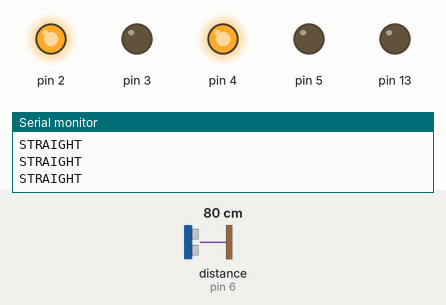
Simulated run of this sketch. Board: Arduino Uno, built with avr-gcc and run on an emulated ATmega328P. Parts: output pins drawn as LEDs (lit = HIGH), the last lines printed to the serial monitor. Wiring (inferred from the names in the program): ultrasonic range finder: trigger pin 7; echo pin 6. The test bench sets the inputs (shaded band); at power-on: distance to the obstacle (sensor on pin 6) 80 cm. The echo pulse lasts 58.3 µs per cm; pins used as bus, display or sensor lines are not drawn.

Above: at 1.2 s.
1.3 s: distance to the obstacle (sensor on pin 6) set to 41 cm
2.8 s: distance to the obstacle (sensor on pin 6) set to 34 cm
At 3.9 s:
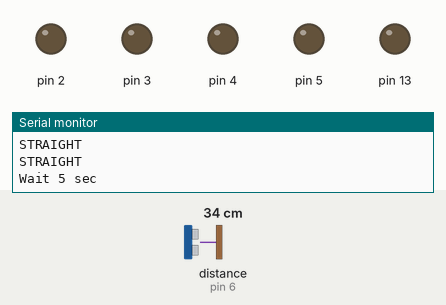
At 8.2 s:
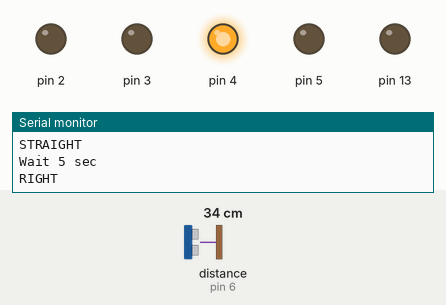
Timing chart, 0 to 9.8 s (numbered marks = the images above; inputs shaded):
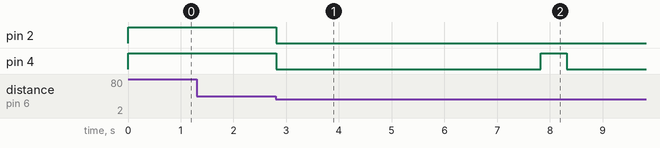

Measured:
- the behaviour switches between 37 and 36 cm on distance to the obstacle (sensor on pin 6) (found by bisection; images 0 and 1)
- after the input at 2.8 s, pin 2: HIGH → LOW at once; pin 4: HIGH → LOW at once, → HIGH 5.0 s later, → LOW 0.50 s later

The sketch:

intelligent_Obstacle.ino
```cpp
#define echopin 6
#define trigpin 7
void straight();
void right();
void scan();
void wait();
int led=13;
int m1=2;
int m2=3;
int m3=4;
int m4=5;
long duration,distance;
boolean c;
void setup() {
  // put your setup code here, to run once:
Serial.begin(9600);
pinMode(6,INPUT);

pinMode(7,OUTPUT);
pinMode(13,OUTPUT);
pinMode(2,OUTPUT);
pinMode(3,OUTPUT);
pinMode(4,OUTPUT);
pinMode(5,OUTPUT);
}

void loop() {
  // put your main code here, to run repeatedly:

c=0;
//Serial.println(distance);
//Serial.print("cm");
scan();

}
void straight()
{
  digitalWrite(2,HIGH);
  digitalWrite(3,LOW);
  digitalWrite(4,HIGH);
  digitalWrite(5,LOW);
  Serial.println("STRAIGHT");
}
void right()
{
  Serial.println("RIGHT");
   digitalWrite(2,LOW);
  digitalWrite(3,LOW);
  digitalWrite(4,HIGH);
  digitalWrite(5,LOW);
  delay(500);
}
void scan()
{
  digitalWrite(7,LOW);
delayMicroseconds(2);
digitalWrite(7,HIGH);
delayMicroseconds(10);
digitalWrite(7,LOW);
duration=pulseIn(6,HIGH);
distance=duration/29.1/2;

  if(distance>=5&&distance<=35)
{
  if(c==1)
  {

  right();
  straight();
}

wait();
}
else
{
  straight();

}
}
void wait()
{
   digitalWrite(2,LOW);
  digitalWrite(3,LOW);
  digitalWrite(4,LOW);
  digitalWrite(5,LOW);
  Serial.println("Wait 5 sec");
  delay(5000);
  c=1;
  scan();
}
```
